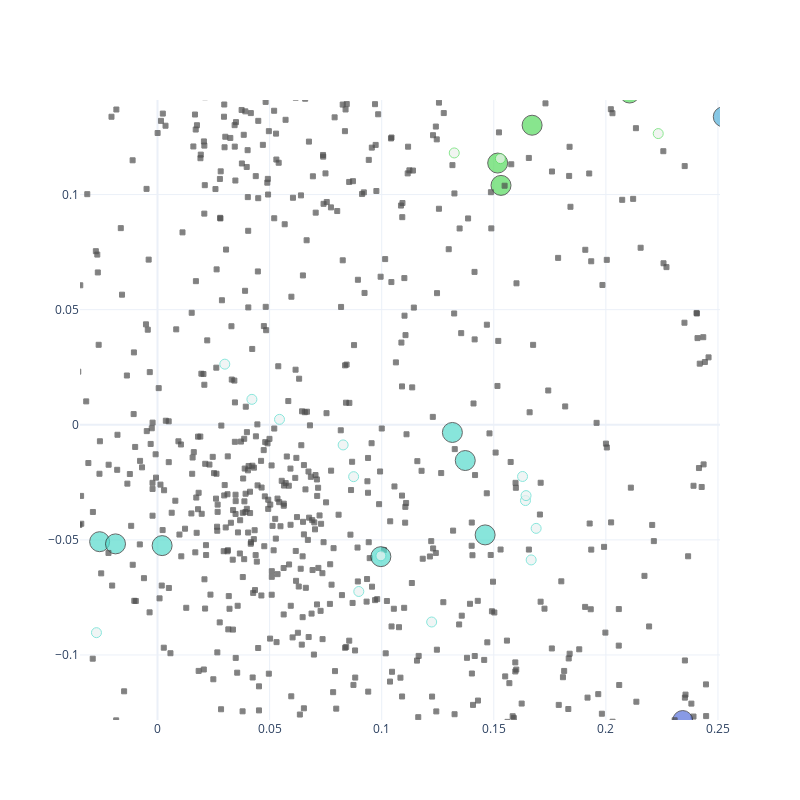

Here is the notebook cell this chart was saved with:
### Markdown cell above
Please make sure that your jupyter lab or notebook has an extention for plotly. See [the instruction](https://plotly.com/python/getting-started/) to install the extention.

With conda, run

```bash
conda install nodejs
conda install jupyterlab "ipywidgets=7.5"
jupyter labextension install jupyterlab-plotly@4.10.0
jupyter labextension install @jupyter-widgets/jupyterlab-manager plotlywidget@4.10.0
```

### Code cell
hover_text = {
    row["id"]: "Airport: {Name}<br>Country: {Country}<br> Region: {region}".format(
        **row
    )
    for i, row in node_table.iterrows()
}
fig = cpnet.utils.draw_interactive(G, sig_c, sig_x, hover_text=hover_text)
fig.show()

### Figure 1 — Plotly figure (JSON) as saved in the notebook; plotly's stock layout.template omitted (floating-point values rounded to 4 significant figures; data arrays with more than 128 entries replaced by an {"elided": "..."} marker saying what was removed)
{"data": [{"hoverlabel": {"namelength": 0}, "hovertemplate": "%{hovertext}", "hovertext": {"elided": "2905 str values"}, "marker": {"color": {"elided": "2905 str values"}, "line": {"color": {"elided": "2905 str values"}, "width": 1}, "size": {"elided": "2905 float values"}, "sizeref": 0.1, "symbol": {"elided": "2905 str values"}}, "mode": "markers", "selectedpoints": {"elided": "1788 int values"}, "type": "scatter", "x": {"elided": "2905 float values"}, "y": {"elided": "2905 float values"}}], "layout": {"autosize": false, "dragmode": "zoom", "height": 800, "width": 800, "xaxis": {"autorange": false, "range": [-0.03457, 0.2509], "type": "linear"}, "yaxis": {"autorange": false, "range": [-0.1282, 0.1411], "type": "linear"}}}
